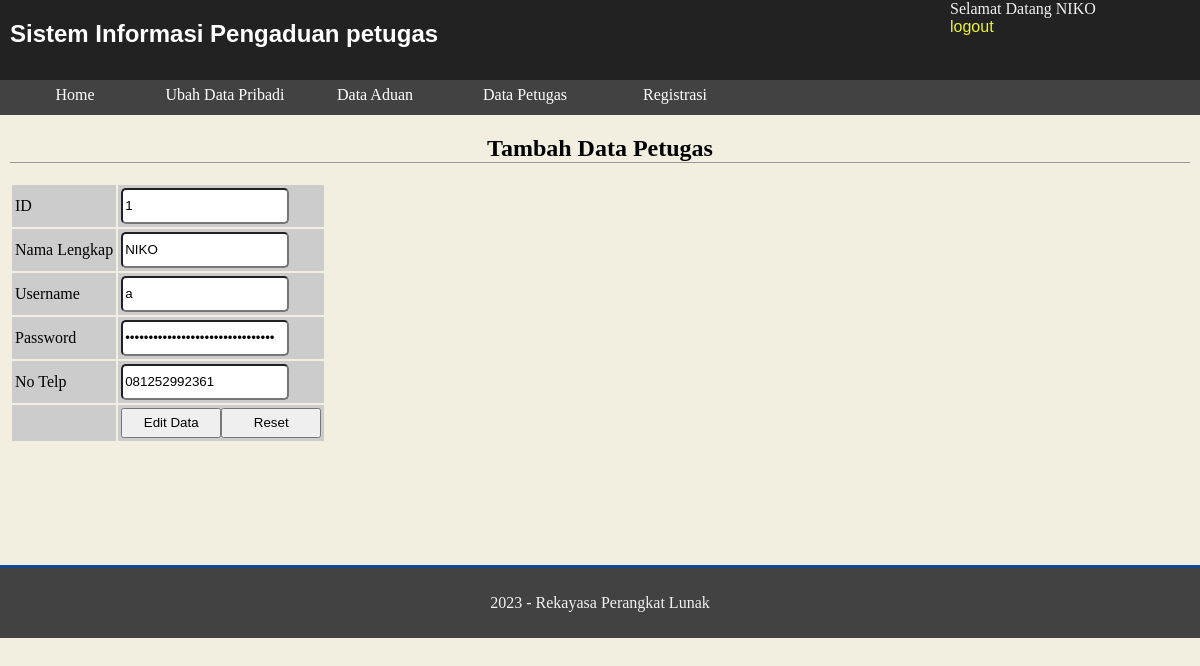
Screenshot of /petugas/editpetugas.php?id=1 (signed in) with the database file from the repository.
### tables this page shows
CREATE TABLE `petugas` (
  `id_petugas` int(11) NOT NULL,
  `nama_petugas` varchar(35) NOT NULL,
  `username` varchar(25) NOT NULL,
  `password` varchar(32) NOT NULL,
  `no_telp` varchar(15) NOT NULL,
  `level` enum('admin','petugas') NOT NULL
);

### petugas/editpetugas.php (the view, shortened to what this page needs)
<?php
include "../inc/koneksi.php";
$kueri_identitas = mysqli_query($konek, "SELECT * FROM petugas WHERE id_petugas =
'" . $_SESSION['ses_idpetugas'] . "'");
$data_identitas = mysqli_fetch_array($kueri_identitas);
?>
<!DOCTYPE html>
<html>
<head>
    <link rel="stylesheet" type="text/css" href="stylepetugas.css">
</head>
<body>
    <header>
        <h1>Sistem Informasi Pengaduan petugas</h1>
        <div class="identitas">Selamat Datang
            <?php echo $data_identitas[1]; ?><br>
            <a href="aksipetugas.php?a=logout">logout</a>
        </div>
    </header>
    <nav>
        <?php
        include("menu.php");
        ?>
    </nav>
    <div class="container">
        <div class="content">
            <h2>Tambah Data Petugas</h2>
            <?php
            $kueri_petugas = mysqli_query($konek, "SELECT * FROM petugas WHERE
id_petugas='" . $_GET['id'] . "' ");
            $data_petugas = mysqli_fetch_array($kueri_petugas);
            ?>
            <form name="f_editdata" method="post" action="aksipetugas.php?a=editpetugas">
                <table border="0">
                    <tr>
                        <td>ID</td>
                        <td><input type="text" name="id_petugas" class="inputan"
                                value="<?php echo $data_petugas[0]; ?>"></td>
                    </tr>
                    <tr>
                        <td>Nama Lengkap</td>
                        <td><input type="text" name="nama" class="inputan" value="<?php echo $data_petugas[1]; ?>"></td>
                    </tr>
                    <tr>
                        <td>Username</td>
                        <td><input type="text" name="pengguna" class="inputan" value="<?php echo $data_petugas[2]; ?>">
                        </td>
                    </tr>
                    <tr>
                        <td>Password</td>
                        <td><input type="password" name="sandi" class="inputan" value="<?php echo $data_petugas[3]; ?>">
                        </td>
                    </tr>
                    <tr>
                        <td>No Telp</td>
                        <td><input type="text" name="telp" class="inputan" value="<?php
                        echo $data_petugas[4]; ?>"></td>
                    </tr>
                    <tr>
                        <td>&nbsp;</td>
                        <td><input type="submit" value="Edit Data" class="tombol"><input type="reset" value="Reset"
                                class="tombol"></td>
                    </tr>
                </table>
            </form>
        </div>
    </div>
    <footer>
        <p>2023 - Rekayasa Perangkat Lunak</p>
    </footer>
</body>
</html>

### petugas/stylepetugas.css (style rules this page uses)
body { margin: 0; padding: 0; background: #F3EFE0; }
header { margin: 0; padding: 0; background: #222222; display: block; height: 80px; color: #f2f2f2; }
header h1 { margin: 0; padding: 20px 10px 10px 10px; font-size: 24px; font-family: Arial,Helvetica; width: 600px; float: left; color: #fff; }
nav { background: #434242; width: 100%; height: 35px; display: block; }
.container { width: 100%; clear: both; float: left; min-height: 450px; }
.content { margin: 10px; display: block; }
.content td { background: #ccc; height: 30px; padding: 3px; }
footer { clear: both; display: block; background: #434242; border-top: solid 3px #0c4b98; color: #f2f2f2; height: 50px; text-align: center; padding: 10px; }
h2 { text-align: center; border-bottom: solid 1px #999; }
.identitas { width: 250px; height: 100px; display: block; float: right; }
.identitas a, .identitas a:link, .identitas a:visited, .identitas a:active { text-decoration: none; color: #e9f531; font-size: 16px; font-family: Arial,Helvetica; }
.tombol { width: 100px; height: 30px; display: block; float: left; }
.inputan { width: 80%; height: 30px; border-radius: 5px; }

### rows the page displays
petugas: nama_petugas "NIKO"
petugas: id_petugas "1", nama "NIKO", pengguna "a", telp "081252992361"
